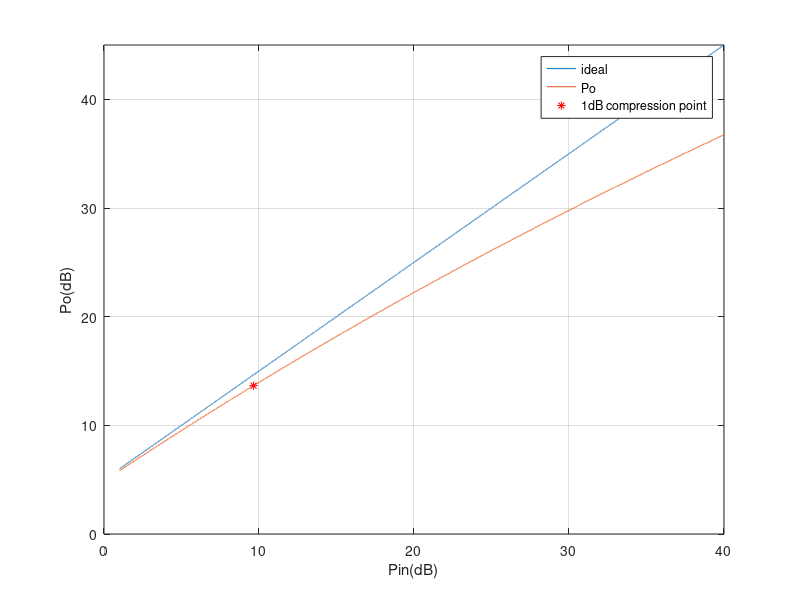

Here is the MATLAB script that generated this plot:
%input P1dB compression point
%all power measured in dB

clear;
clc;

%start of the model

Pin = 1:0.001:40; % input power
A = 200; % saturated output level
r = 10; % nonlinearity
gain = 5;% the gain of this amplifier
Po = (Pin+gain)./((1+(Pin+gain)/A).^(2*r)).^(1/(2*r)); % a SSPA model
Po_ideal = Pin+gain; % ideal output
%end of the model

%in reality, instead of using this model, we will measure the power in and 
%power out, calculate the delta, then store them in
%a index. We pick out the index that contains delta that is closest to 1,
%that Pin(index) would be the point that is closest to P1dB compression point


plot(Pin, Po_ideal);
hold on;
plot(Pin, Po);

ylim([0 45])
xlabel('Pin(dB)');
ylabel('Po(dB)');
grid on;


% algorithm used to find P1dB compression point
Pdelta = Po_ideal - Po; % find delta
[bincounts,ind] = histc(1,Pdelta); % find the index that contains closest delta to 1dB
%Pin(ind) is Pin when Po is 1dB lower than expected
plot(Pin(ind),Po(ind),'r*')
legend('ideal','Po','1dB compression point');

fprintf('input P1dB compression point is %5.4f dB\n',Pin(ind))
fprintf('at which point output power is %5.4f dB\n',Po(ind))
